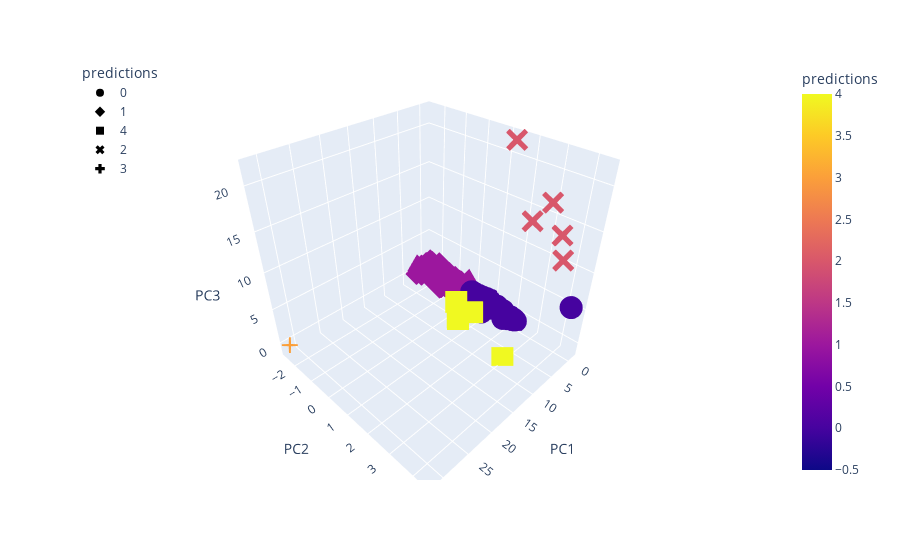

Here is the notebook cell this chart was saved with:
### Markdown cell above
### Visualizing Results

#### 3D-Scatter with Clusters

### Code cell
# Create a 3D-Scatter with the PCA data and the clusters
fig = px.scatter_3d(
    crypto_df,
    x="PC1",
    y="PC2",
    z="PC3",
    color="predictions",
    symbol="predictions",
)
fig.update_layout(legend=dict(x=0, y=1))
fig.show()

### Figure 1 — Plotly figure (JSON) as saved in the notebook; plotly's stock layout.template omitted (floating-point values rounded to 4 significant figures; data arrays with more than 128 entries replaced by an {"elided": "..."} marker saying what was removed)
{"data": [{"hovertemplate": "predictions=%{marker.color}<br>PC1=%{x}<br>PC2=%{y}<br>PC3=%{z}<extra></extra>", "legendgroup": "0", "marker": {"color": {"elided": "355 int values"}, "coloraxis": "coloraxis", "symbol": "circle"}, "mode": "markers", "name": "0", "scene": "scene", "showlegend": true, "type": "scatter3d", "x": {"elided": "355 float values"}, "y": {"elided": "355 float values"}, "z": {"elided": "355 float values"}}, {"hovertemplate": "predictions=%{marker.color}<br>PC1=%{x}<br>PC2=%{y}<br>PC3=%{z}<extra></extra>", "legendgroup": "1", "marker": {"color": {"elided": "314 int values"}, "coloraxis": "coloraxis", "symbol": "diamond"}, "mode": "markers", "name": "1", "scene": "scene", "showlegend": true, "type": "scatter3d", "x": {"elided": "314 float values"}, "y": {"elided": "314 float values"}, "z": {"elided": "314 float values"}}, {"hovertemplate": "predictions=%{marker.color}<br>PC1=%{x}<br>PC2=%{y}<br>PC3=%{z}<extra></extra>", "legendgroup": "4", "marker": {"color": [4, 4, 4, 4, 4, 4, 4, 4, 4, 4], "coloraxis": "coloraxis", "symbol": "square"}, "mode": "markers", "name": "4", "scene": "scene", "showlegend": true, "type": "scatter3d", "x": [7.134, 8.022, 4.202, 7.137, 7.475, 7.146, 7.134, 7.146, 7.148, 4.129], "y": [0.7013, 2.999, 0.8659, 0.701, 0.7783, 0.6999, 0.7012, 0.6998, 0.6997, 0.03388], "z": [0.04983, -1.149, -0.02639, 0.04979, 0.07053, 0.04962, 0.04983, 0.04962, 0.0496, 0.03639]}, {"hovertemplate": "predictions=%{marker.color}<br>PC1=%{x}<br>PC2=%{y}<br>PC3=%{z}<extra></extra>", "legendgroup": "2", "marker": {"color": [2, 2, 2, 2, 2], "coloraxis": "coloraxis", "symbol": "x"}, "mode": "markers", "name": "2", "scene": "scene", "showlegend": true, "type": "scatter3d", "x": [0.4203, 0.1812, 0.2055, -0.1314, -0.6726], "y": [2.472, 3.072, 3.755, 3.54, 1.387], "z": [14.09, 16.97, 11.0, 13.66, 21.88]}, {"hovertemplate": "predictions=%{marker.color}<br>PC1=%{x}<br>PC2=%{y}<br>PC3=%{z}<extra></extra>", "legendgroup": "3", "marker": {"color": [3], "coloraxis": "coloraxis", "symbol": "cross"}, "mode": "markers", "name": "3", "scene": "scene", "showlegend": true, "type": "scatter3d", "x": [31.57], "y": [-2.562], "z": [-0.3038]}], "layout": {"coloraxis": {"colorbar": {"title": {"text": "predictions"}}, "colorscale": [[0, "#0d0887"], [0.1111, "#46039f"], [0.2222, "#7201a8"], [0.3333, "#9c179e"], [0.4444, "#bd3786"], [0.5556, "#d8576b"], [0.6667, "#ed7953"], [0.7778, "#fb9f3a"], [0.8889, "#fdca26"], [1, "#f0f921"]]}, "legend": {"title": {"text": "predictions"}, "tracegroupgap": 0, "x": 0, "y": 1}, "margin": {"t": 60}, "scene": {"domain": {"x": [0, 1], "y": [0, 1]}, "xaxis": {"title": {"text": "PC1"}}, "yaxis": {"title": {"text": "PC2"}}, "zaxis": {"title": {"text": "PC3"}}}}}
